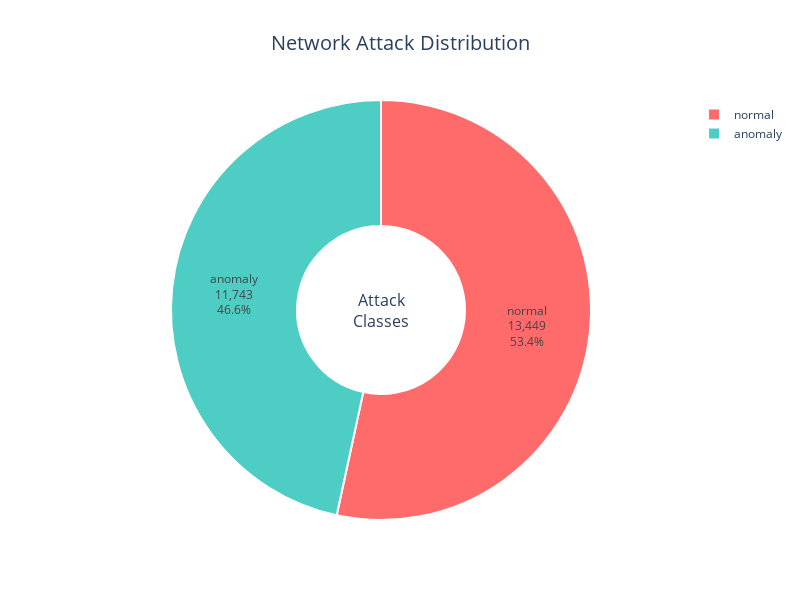
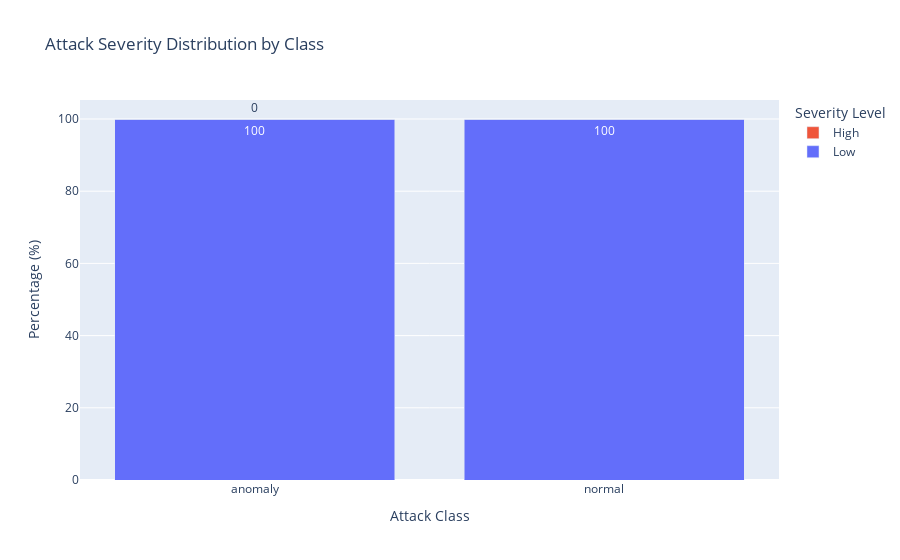
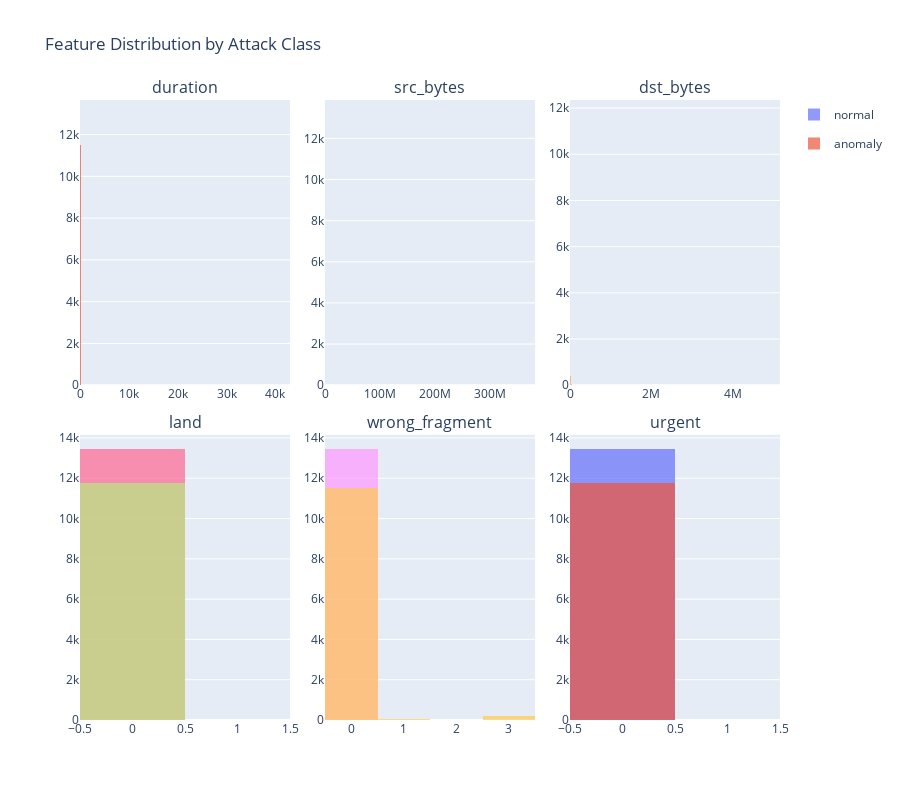
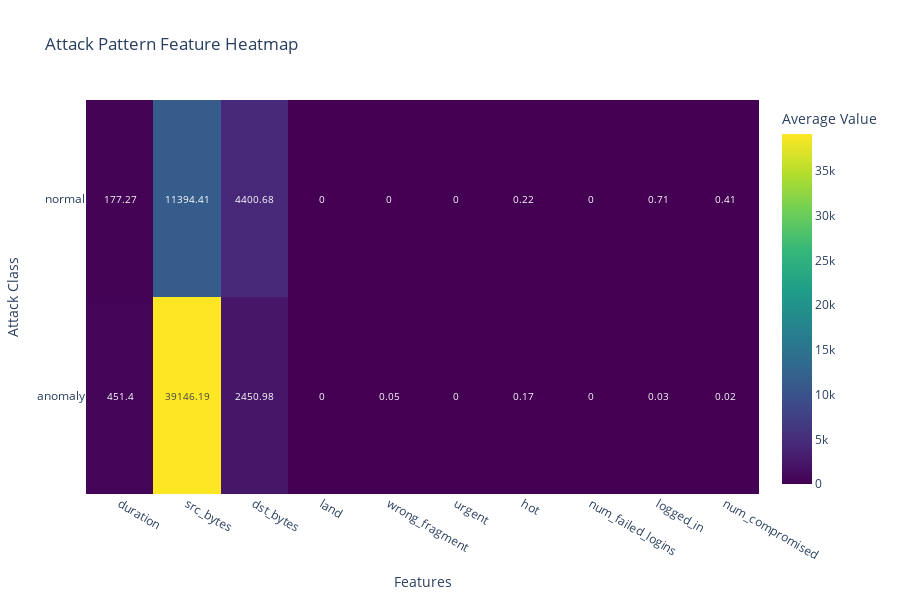

Notebook cell for these charts, in order:
### Markdown cell above
## 1. Attack Pattern Analysis and Distribution

### Code cell
# 1.1 Attack Class Distribution with Interactive Pie Chart
attack_counts = df['class'].value_counts()

fig = go.Figure(data=[go.Pie(
    labels=attack_counts.index,
    values=attack_counts.values,
    hole=0.4,
    textinfo='label+percent+value',
    textfont_size=12,
    marker=dict(colors=['#FF6B6B', '#4ECDC4'], line=dict(color='#FFFFFF', width=2))
)])

fig.update_layout(
    title={
        'text': 'Network Attack Distribution',
        'x': 0.5,
        'xanchor': 'center',
        'font': {'size': 20}
    },
    annotations=[dict(text='Attack<br>Classes', x=0.5, y=0.5, font_size=16, showarrow=False)],
    width=800,
    height=600
)
fig.show()

# 1.2 Attack Severity Analysis
if 'severity_level' in df.columns:
    # Severity distribution by attack class
    severity_cross = pd.crosstab(df['class'], df['severity_level'], normalize='index') * 100
    
    fig = go.Figure()
    
    for severity in severity_cross.columns:
        fig.add_trace(go.Bar(
            name=severity,
            x=severity_cross.index,
            y=severity_cross[severity],
            text=np.round(severity_cross[severity], 1),
            textposition='auto',
        ))
    
    fig.update_layout(
        barmode='stack',
        title='Attack Severity Distribution by Class',
        xaxis_title='Attack Class',
        yaxis_title='Percentage (%)',
        legend_title='Severity Level'
    )
    fig.show()

# 1.3 Feature Distribution Comparison
key_features = numerical_columns[:6] if len(numerical_columns) >= 6 else numerical_columns

if key_features:
    fig = make_subplots(
        rows=2, cols=3,
        subplot_titles=key_features,
        vertical_spacing=0.08,
        horizontal_spacing=0.05
    )
    
    for i, feature in enumerate(key_features):
        row = (i // 3) + 1
        col = (i % 3) + 1
        
        for attack_class in df['class'].unique():
            attack_data = df[df['class'] == attack_class][feature]
            
            fig.add_trace(
                go.Histogram(
                    x=attack_data,
                    name=f'{attack_class}',
                    opacity=0.7,
                    legendgroup=attack_class,
                    showlegend=(i == 0)  # Only show legend for first subplot
                ),
                row=row, col=col
            )
    
    fig.update_layout(
        height=800,
        title_text="Feature Distribution by Attack Class",
        barmode='overlay'
    )
    fig.show()

# 1.4 Attack Pattern Heatmap
if len(numerical_columns) >= 10:
    # Select top 10 features for heatmap
    features_for_heatmap = numerical_columns[:10]
    
    # Calculate mean values for each attack class
    heatmap_data = df.groupby('class')[features_for_heatmap].mean()
    
    fig = go.Figure(data=go.Heatmap(
        z=heatmap_data.values,
        x=heatmap_data.columns,
        y=heatmap_data.index,
        colorscale='Viridis',
        text=np.round(heatmap_data.values, 2),
        texttemplate='%{text}',
        textfont={"size": 10},
        colorbar=dict(title='Average Value')
    ))
    
    fig.update_layout(
        title='Attack Pattern Feature Heatmap',
        xaxis_title='Features',
        yaxis_title='Attack Class',
        height=600
    )
    fig.show()

### Figure 1 — Plotly figure (JSON) as saved in the notebook; plotly's stock layout.template omitted (floating-point values rounded to 4 significant figures)
{"data": [{"hole": 0.4, "labels": ["normal", "anomaly"], "marker": {"colors": ["#FF6B6B", "#4ECDC4"], "line": {"color": "#FFFFFF", "width": 2}}, "textfont": {"size": 12}, "textinfo": "label+percent+value", "type": "pie", "values": [13449, 11743]}], "layout": {"annotations": [{"font": {"size": 16}, "showarrow": false, "text": "Attack<br>Classes", "x": 0.5, "y": 0.5}], "height": 600, "title": {"font": {"size": 20}, "text": "Network Attack Distribution", "x": 0.5, "xanchor": "center"}, "width": 800}}

### Figure 2 — Plotly figure (JSON) as saved in the notebook; plotly's stock layout.template omitted (floating-point values rounded to 4 significant figures)
{"data": [{"name": "Low", "text": [100.0, 100.0], "textposition": "auto", "type": "bar", "x": ["anomaly", "normal"], "y": [99.99, 100.0]}, {"name": "High", "text": [0.0, 0.0], "textposition": "auto", "type": "bar", "x": ["anomaly", "normal"], "y": [0.008516, 0.0]}], "layout": {"barmode": "stack", "legend": {"title": {"text": "Severity Level"}}, "title": {"text": "Attack Severity Distribution by Class"}, "xaxis": {"title": {"text": "Attack Class"}}, "yaxis": {"title": {"text": "Percentage (%)"}}}}

### Figure 3 — Plotly figure (JSON) as saved in the notebook; plotly's stock layout.template omitted (floating-point values rounded to 4 significant figures; data arrays with more than 128 entries replaced by an {"elided": "..."} marker saying what was removed)
{"data": [{"legendgroup": "normal", "name": "normal", "opacity": 0.7, "showlegend": true, "type": "histogram", "x": {"elided": "13449 int values"}, "xaxis": "x", "yaxis": "y"}, {"legendgroup": "anomaly", "name": "anomaly", "opacity": 0.7, "showlegend": true, "type": "histogram", "x": {"elided": "11743 int values"}, "xaxis": "x", "yaxis": "y"}, {"legendgroup": "normal", "name": "normal", "opacity": 0.7, "showlegend": false, "type": "histogram", "x": {"elided": "13449 int values"}, "xaxis": "x2", "yaxis": "y2"}, {"legendgroup": "anomaly", "name": "anomaly", "opacity": 0.7, "showlegend": false, "type": "histogram", "x": {"elided": "11743 int values"}, "xaxis": "x2", "yaxis": "y2"}, {"legendgroup": "normal", "name": "normal", "opacity": 0.7, "showlegend": false, "type": "histogram", "x": {"elided": "13449 int values"}, "xaxis": "x3", "yaxis": "y3"}, {"legendgroup": "anomaly", "name": "anomaly", "opacity": 0.7, "showlegend": false, "type": "histogram", "x": {"elided": "11743 int values"}, "xaxis": "x3", "yaxis": "y3"}, {"legendgroup": "normal", "name": "normal", "opacity": 0.7, "showlegend": false, "type": "histogram", "x": {"elided": "13449 int values"}, "xaxis": "x4", "yaxis": "y4"}, {"legendgroup": "anomaly", "name": "anomaly", "opacity": 0.7, "showlegend": false, "type": "histogram", "x": {"elided": "11743 int values"}, "xaxis": "x4", "yaxis": "y4"}, {"legendgroup": "normal", "name": "normal", "opacity": 0.7, "showlegend": false, "type": "histogram", "x": {"elided": "13449 int values"}, "xaxis": "x5", "yaxis": "y5"}, {"legendgroup": "anomaly", "name": "anomaly", "opacity": 0.7, "showlegend": false, "type": "histogram", "x": {"elided": "11743 int values"}, "xaxis": "x5", "yaxis": "y5"}, {"legendgroup": "normal", "name": "normal", "opacity": 0.7, "showlegend": false, "type": "histogram", "x": {"elided": "13449 int values"}, "xaxis": "x6", "yaxis": "y6"}, {"legendgroup": "anomaly", "name": "anomaly", "opacity": 0.7, "showlegend": false, "type": "histogram", "x": {"elided": "11743 int values"}, "xaxis": "x6", "yaxis": "y6"}], "layout": {"annotations": [{"font": {"size": 16}, "showarrow": false, "text": "duration", "x": 0.15, "xanchor": "center", "xref": "paper", "y": 1, "yanchor": "bottom", "yref": "paper"}, {"font": {"size": 16}, "showarrow": false, "text": "src_bytes", "x": 0.5, "xanchor": "center", "xref": "paper", "y": 1, "yanchor": "bottom", "yref": "paper"}, {"font": {"size": 16}, "showarrow": false, "text": "dst_bytes", "x": 0.85, "xanchor": "center", "xref": "paper", "y": 1, "yanchor": "bottom", "yref": "paper"}, {"font": {"size": 16}, "showarrow": false, "text": "land", "x": 0.15, "xanchor": "center", "xref": "paper", "y": 0.46, "yanchor": "bottom", "yref": "paper"}, {"font": {"size": 16}, "showarrow": false, "text": "wrong_fragment", "x": 0.5, "xanchor": "center", "xref": "paper", "y": 0.46, "yanchor": "bottom", "yref": "paper"}, {"font": {"size": 16}, "showarrow": false, "text": "urgent", "x": 0.85, "xanchor": "center", "xref": "paper", "y": 0.46, "yanchor": "bottom", "yref": "paper"}], "barmode": "overlay", "height": 800, "title": {"text": "Feature Distribution by Attack Class"}, "xaxis": {"anchor": "y", "domain": [0, 0.3]}, "xaxis2": {"anchor": "y2", "domain": [0.35, 0.65]}, "xaxis3": {"anchor": "y3", "domain": [0.7, 1]}, "xaxis4": {"anchor": "y4", "domain": [0, 0.3]}, "xaxis5": {"anchor": "y5", "domain": [0.35, 0.65]}, "xaxis6": {"anchor": "y6", "domain": [0.7, 1]}, "yaxis": {"anchor": "x", "domain": [0.54, 1]}, "yaxis2": {"anchor": "x2", "domain": [0.54, 1]}, "yaxis3": {"anchor": "x3", "domain": [0.54, 1]}, "yaxis4": {"anchor": "x4", "domain": [0, 0.46]}, "yaxis5": {"anchor": "x5", "domain": [0, 0.46]}, "yaxis6": {"anchor": "x6", "domain": [0, 0.46]}}}

### Figure 4 — Plotly figure (JSON) as saved in the notebook; plotly's stock layout.template omitted (floating-point values rounded to 4 significant figures)
{"data": [{"colorbar": {"title": {"text": "Average Value"}}, "colorscale": [[0, "#440154"], [0.1111, "#482878"], [0.2222, "#3e4989"], [0.3333, "#31688e"], [0.4444, "#26828e"], [0.5556, "#1f9e89"], [0.6667, "#35b779"], [0.7778, "#6ece58"], [0.8889, "#b5de2b"], [1, "#fde725"]], "text": [[451.4, 39150.0, 2451.0, 0.0, 0.05, 0.0, 0.17, 0.0, 0.03, 0.02], [177.3, 11390.0, 4401.0, 0.0, 0.0, 0.0, 0.22, 0.0, 0.71, 0.41]], "textfont": {"size": 10}, "texttemplate": "%{text}", "type": "heatmap", "x": ["duration", "src_bytes", "dst_bytes", "land", "wrong_fragment", "urgent", "hot", "num_failed_logins", "logged_in", "num_compromised"], "y": ["anomaly", "normal"], "z": [[451.4, 39150.0, 2451.0, 8.516e-05, 0.05092, 8.516e-05, 0.1684, 0.001192, 0.03483, 0.02027], [177.3, 11390.0, 4401.0, 7.435e-05, 0.0, 0.0, 0.2239, 0.00119, 0.709, 0.4091]]}], "layout": {"height": 600, "title": {"text": "Attack Pattern Feature Heatmap"}, "xaxis": {"title": {"text": "Features"}}, "yaxis": {"title": {"text": "Attack Class"}}}}
